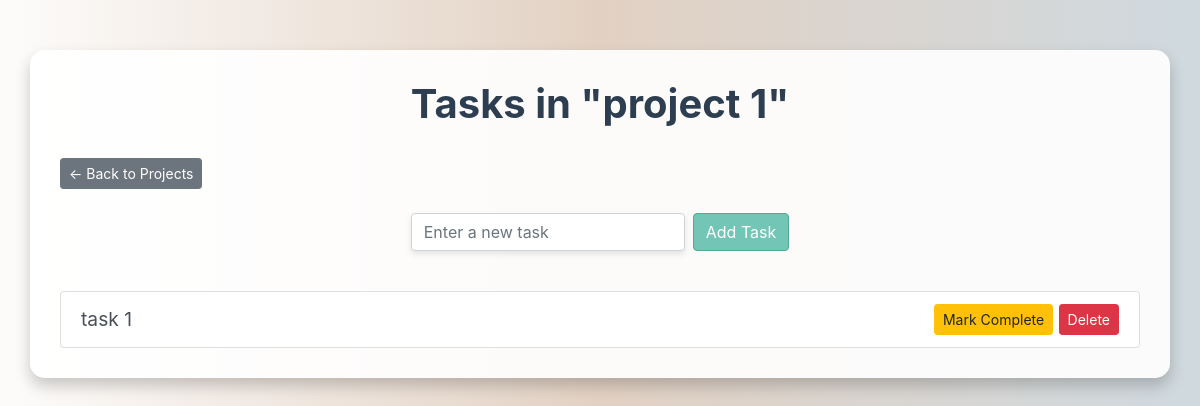
/project/1, run on an earlier commit of the app's database.
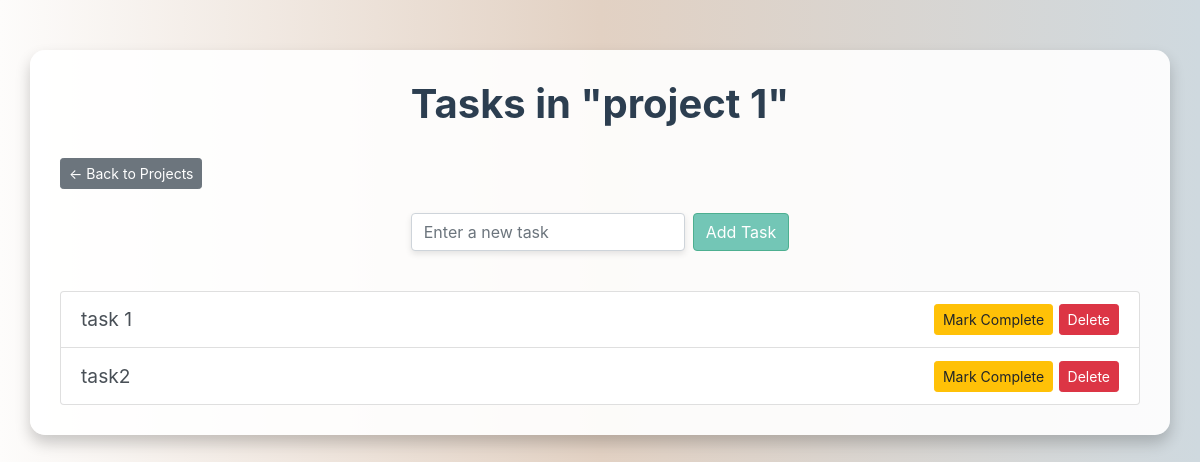
And on a later commit of the database.
### models.py (models this page shows, shortened)
class Project(db.Model):
    id = db.Column(db.Integer, primary_key=True)
    name = db.Column(db.String(200), nullable=False)
    todos = db.relationship('Task', backref='project', lazy=True)

class Task(db.Model):
    id = db.Column(db.Integer, primary_key=True)
    task = db.Column(db.String(200), nullable=False)
    complete = db.Column(db.Boolean, default=False)
    project_id = db.Column(db.Integer, db.ForeignKey('project.id'), nullable=False)

### task_routes.py (the view)
@routes_bp.route('/project/<int:project_id>')
def project_tasks(project_id):
    project = Project.query.get_or_404(project_id)
    tasks = Task.query.filter_by(project_id=project_id).all()
    return render_template('project_tasks.html', project=project, tasks=tasks)

### templates/project_tasks.html (shortened to what this page needs)
<!DOCTYPE html>
<html lang="en">
<head>
    <link rel="stylesheet" href="https://stackpath.bootstrapcdn.com/bootstrap/4.5.2/css/bootstrap.min.css">
    <link rel="stylesheet" href="{{ url_for('static', filename='css/styles.css') }}">
</head>
<body>
<div class="container">
    <h1>Tasks in "{{ project.name }}"</h1>
    <div class="d-flex justify-content-between align-items-center mb-4">
        <a href="{{ url_for('routes.home') }}" class="btn btn-secondary btn-sm">← Back to Projects</a>
    </div>
    <form action="{{ url_for('routes.add_project_task', project_id=project.id) }}" method="POST" class="form-inline">
        <input type="text" name="task" class="form-control mr-2" placeholder="Enter a new task" required>
        <button type="submit" class="btn btn-success">Add Task</button>
    </form>
    <ul class="list-group">
        {% for task in tasks %}
            <li class="list-group-item d-flex justify-content-between align-items-center">
                <span class="{{ 'text-muted' if task.complete else '' }}">
                    {{ task.task }}
                </span>
                <div>
                    <a href="{{ url_for('routes.toggle_task_complete', task_id=task.id) }}" class="btn btn-warning btn-sm">
                        {{ 'Mark Incomplete' if task.complete else 'Mark Complete' }}
                    </a>
                    <a href="{{ url_for('routes.delete_task', task_id=task.id) }}" class="btn btn-danger btn-sm" onclick="return confirm('Are you sure you want to delete this task?')">Delete</a>
                </div>
            </li>
        {% endfor %}
    </ul>
</div>
</body>
</html>

### static/css/styles.css (style rules this page uses)
body { background: linear-gradient(to right, #fdfcfb, #e2d1c3, #cfd9df); background-repeat: no-repeat; background-attachment: fixed; background-size: cover; }
.container { margin-top: 50px; background-color: rgba(255, 255, 255, 0.9); border-radius: 15px; box-shadow: 0px 8px 15px rgba(0, 0, 0, 0.2); padding: 30px; }
h1 { font-size: 2.5rem; color: #2c3e50; text-align: center; font-weight: bold; margin-bottom: 30px; }
form { display: flex; justify-content: center; margin-bottom: 40px; }
input { width: 50%; border: none; padding: 10px 15px; border-radius: 5px; box-shadow: 0px 3px 6px rgba(0, 0, 0, 0.1); font-size: 1rem; }
.list-group-item { font-size: 1.2rem; color: #495057; background-color: #ffffff; transition: background-color 0.2s ease, transform 0.2s ease; }
.btn-success { background-color: #73c6b6; border-color: #4daf90; }

What changed in the data, as far as the page shows it:
added Task: task "task2", complete "Mark Complete"
